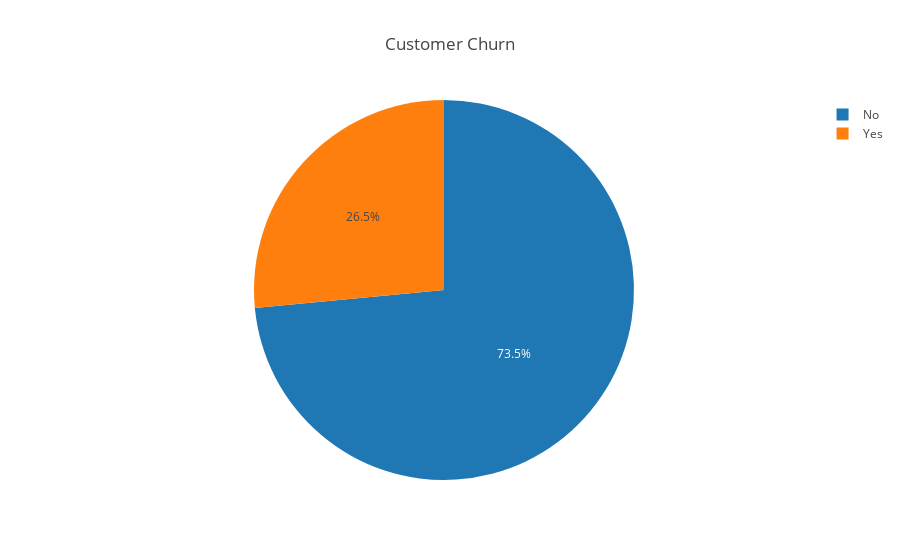

The notebook cell saved with this chart:
### Code cell
fig = px.pie(
    churn,
    values ='count',
    names='Churn',
    title='Customer Churn',
    template='none'
)
fig.show()

### Figure 1 — Plotly figure (JSON) as saved in the notebook; plotly's stock layout.template omitted (floating-point values rounded to 4 significant figures)
{"data": [{"domain": {"x": [0, 1], "y": [0, 1]}, "hovertemplate": "Churn=%{label}<br>count=%{value}<extra></extra>", "labels": ["No", "Yes"], "legendgroup": "", "name": "", "showlegend": true, "type": "pie", "values": [4399, 1587]}], "layout": {"autosize": true, "legend": {"tracegroupgap": 0}, "title": {"text": "Customer Churn"}}}
